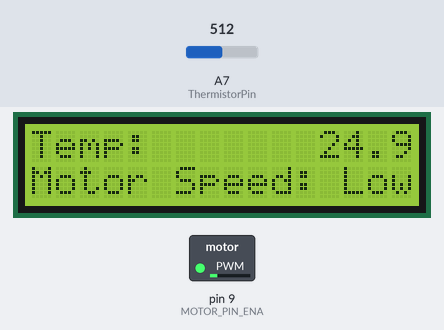
A sketch run on a simulated Arduino Nano, built with avr-gcc and run on an emulated ATmega328P. On the bench: 16×2 character LCD, switched loads named in the sketch (green lamp = pin HIGH). The test bench sets the inputs (shaded band); at power-on: A7 (ThermistorPin) = 512. What the sketch prints to the serial monitor is not drawn.

Above: at 1.2 s.
1.3 s: A7 (ThermistorPin) set to 484
At 2.5 s:
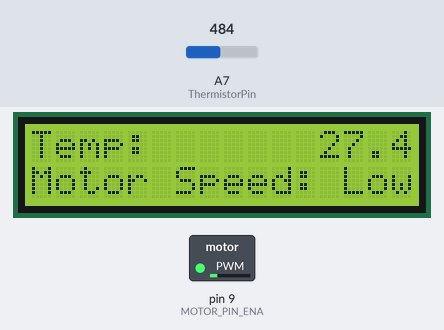
3.2 s: A7 (ThermistorPin) set to 457
At 4.2 s:
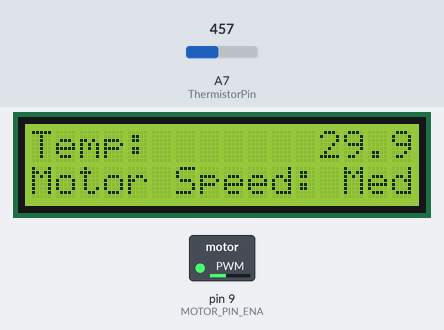
4.8 s: A7 (ThermistorPin) set to 421
At 5.9 s:
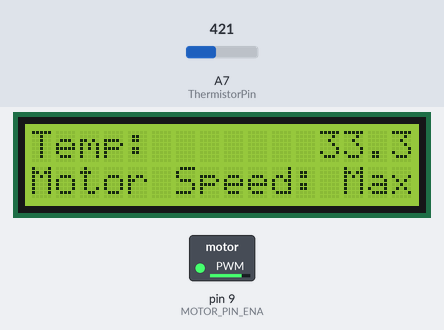
Timing chart, 0 to 7.8 s (numbered marks = the images above; inputs shaded):
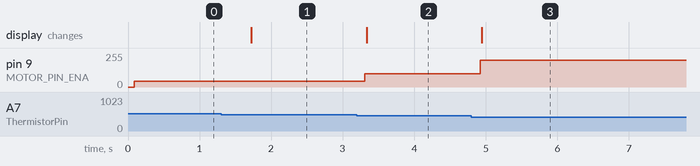

Measured:
- the behaviour switches between 468 and 467 on A7 (ThermistorPin) (found by bisection; images 1 and 2)
- the behaviour switches between 436 and 435 on A7 (ThermistorPin) (found by bisection; images 2 and 3)
- after the input at 1.3 s, the display: changes after 0.42 s (image 1)
- after the input at 3.2 s, pin 9 (MOTOR_PIN_ENA): 45/255 → 100/255 after 0.11 s; the display: changes after 0.13 s (image 2)
- after the input at 4.8 s, pin 9 (MOTOR_PIN_ENA): 100/255 → 200/255 after 0.13 s; the display: changes after 0.15 s (image 3)

The sketch:

final_code_251.ino
```cpp
#include <Wire.h>
#include <LiquidCrystal_I2C.h>
int ThermistorPin = A7;
int Vo;
float R1 = 10000; // value of R1 on board
float logR2, R2, T;
float c1 = 0.001129148, c2 = 0.000234125, c3 = 0.0000000876741; //steinhart-hart coeficients for thermistor

#define MOTOR_PIN_ENA 9  // Enable pin for motor driver (PWM pin)
#define MOTOR_PIN_IN1 10  // Input pin 1 for motor driver
#define MOTOR_PIN_IN2 11  // Input pin 2 for motor driver

#define TEMPERATURE_THRESHOLD 29
#define TEMPERATURE_THRESHOLD1 32 // Temperature threshold to adjust motor speed

LiquidCrystal_I2C lcd(0x27, 16, 2);  // Adjust the I2C address if necessary

void setup() {
  Serial.begin(9600);
  Wire.begin();
  lcd.begin();
  lcd.backlight();
  lcd.setCursor(0, 0);
  lcd.print("Temp:");
}

void loop() {
  Vo = analogRead(ThermistorPin);
  R2 = R1*Vo/(1023-Vo); //calculate resistance on thermistor
  logR2 = log(R2);
  T = (1.0 / (c1 + c2*logR2 + c3*logR2*logR2*logR2)); // temperature in Kelvin
  T = T - 273.15;

  Serial.print("Temperature: ");
  Serial.print(T);
  Serial.println(" °C");

  lcd.setCursor(0, 1); // Set cursor to the second line
  lcd.print("                "); // Clear the previous motor speed

  // Adjust motor speed based on temperature
  if (T > TEMPERATURE_THRESHOLD1) {
    // Increase motor speed
    analogWrite(MOTOR_PIN_ENA, 200);    // Set the motor speed to maximum (255)
    digitalWrite(MOTOR_PIN_IN1, HIGH);  // Set motor direction (forward)
    digitalWrite(MOTOR_PIN_IN2, LOW);
    lcd.setCursor(0, 1);
    lcd.print("Motor Speed: Max");
  }
  else if (T > TEMPERATURE_THRESHOLD) {
    // Increase motor speed
    analogWrite(MOTOR_PIN_ENA, 100);    // Set the motor speed to a value (150)
    digitalWrite(MOTOR_PIN_IN1, HIGH);  // Set motor direction (forward)
    digitalWrite(MOTOR_PIN_IN2, LOW);
    lcd.setCursor(0, 1);
    lcd.print("Motor Speed: Med");
  }
  else {
    // Decrease motor speed
    analogWrite(MOTOR_PIN_ENA, 45);    // Set the motor speed to a lower value (150)
    digitalWrite(MOTOR_PIN_IN1, HIGH);  // Set motor direction (forward)
    digitalWrite(MOTOR_PIN_IN2, LOW);
    lcd.setCursor(0, 1);
    lcd.print("Motor Speed: Low");
  }

  lcd.setCursor(12, 0); // Set cursor to the temperature position on the first line
  lcd.print(T); // Print temperature

  delay(500); // Delay between readings (adjust as needed)
}
```
